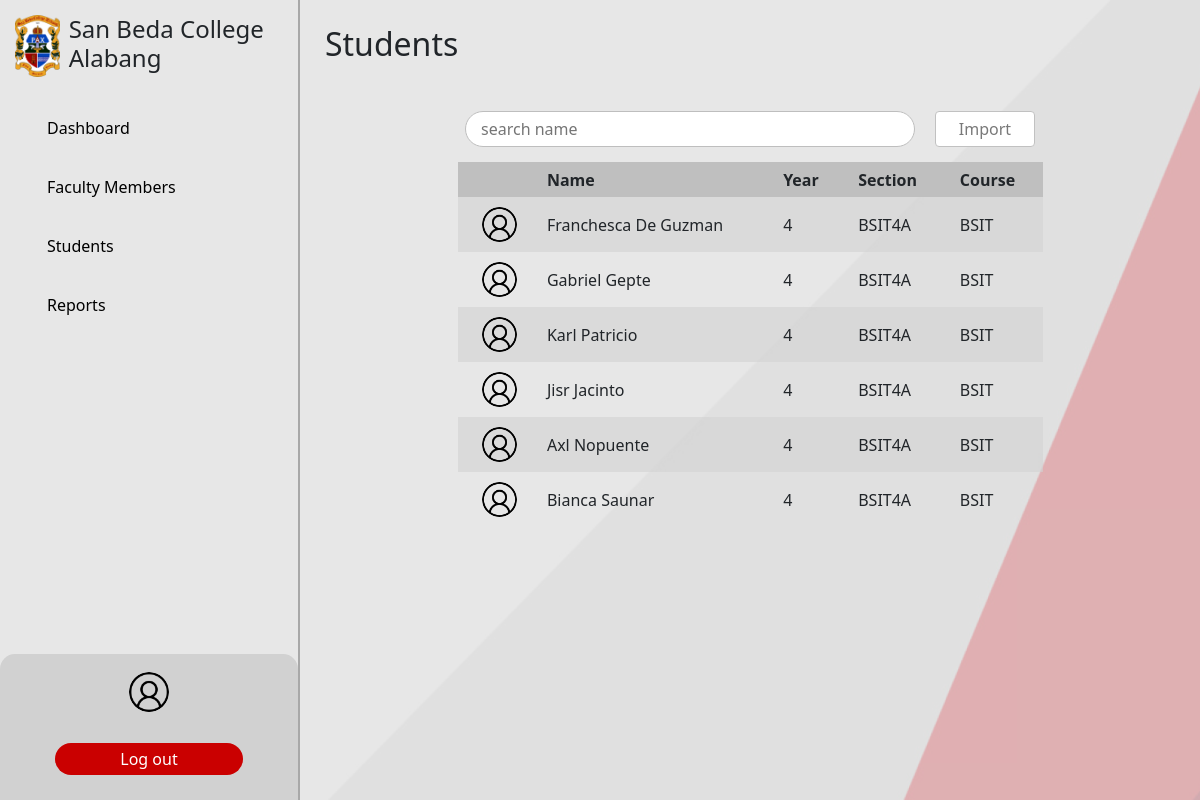
The app's page /admin/index.php?page=students with its own data.
### tables this page shows
CREATE TABLE `student` (
  `student_id` int(50) NOT NULL,
  `year_level` int(11) NOT NULL,
  `course` varchar(150) NOT NULL,
  `section` varchar(50) NOT NULL,
  `data` longtext NOT NULL CHECK (json_valid(`data`)),
  `user_id` int(11) NOT NULL
);

CREATE TABLE `users` (
  `user_id` int(11) NOT NULL,
  `username` varchar(50) NOT NULL,
  `password` varchar(150) NOT NULL,
  `firstname` varchar(150) NOT NULL,
  `lastname` varchar(150) NOT NULL,
  `email` varchar(150) NOT NULL,
  `phone` varchar(150) NOT NULL,
  `role` varchar(50) NOT NULL,
  `photo` longblob DEFAULT NULL
);

### shared/shared-functions.php (called while the page is built, shortened)
    <?php
function studentData(){
    $conn = connection();
    $sql = "SELECT s.user_id, s.student_id, s.year_level, s.course, s.section, u.firstname, u.lastname
    FROM
    student s
    LEFT JOIN
    users u on u.user_id = s.user_id";
    $result = $conn->query($sql);
    return $result;
}
?>

### admin/admin-students.php (the view, shortened to what this page needs)
<?php
include_once $_SERVER['DOCUMENT_ROOT'] . '/capstone2/shared/shared-functions.php';
?>
<main class="d-flex w-100">
  <section class="page-container w-100">
        <header class="page-title flex-start">
            <h2>Students</h2>
        </header>
        <section class="flex-center flex-wrap w-100">
            <input type="text" placeholder="search name" id="txtbx_search"  onkeyup="filterTable()" class="searchbox rounded-pill">
            <button class="rounded custom-btn" data-bs-toggle="modal" data-bs-target="#importstudent">Import</button>
        </section>
        <section class="flex-center">
            <table class="user-table" id="studentTable">
                <thead>
                    <tr>
                        <th></th>
                        <th>Name</th>
                        <th>Year</th>
                        <th>Section</th>
                        <th>Course</th>
                    </tr>
                </thead>
                <tbody>
                    <?php
                    $studentList = studentData();
                    while($row = $studentList->fetch_assoc()){
                        ?>
                        <tr class="table-row" id="<?= $row['user_id']?>">
                        <td class="text-end">
                            <a href="./index.php?page=user&id=<?= $row['user_id']?>">
                                <img src="../assets/images/user.jpg" alt="" class="user-profile" width="35px">
                            </a>
                        </td>
                        <td><?= $row['firstname'] . ' '. $row['lastname']?></td>
                        <td><?= $row['year_level']?></td>
                        <td><?= $row['section']?></td>
                        <td><?= $row['course']?></td>
                    </tr>
                        <?php
                    }
                    ?>
                </tbody>
            </table>
        </section>
    </section>
<?php
include '../shared/modals.php';
?>

### shared/css/components.css (style rules this page uses)
:root { --red: #BC2605; --gray: #CACACA; --button-red: #CA0000; --text-gray: #797979; }
body { width: 100%; height: 100vh; background: url('../../assets/images/background.png'); background-repeat: no-repeat; background-attachment: fixed; background-size: cover; }
main { overflow: hidden; padding-bottom: 100px; }
.flex-center { display: flex !important; justify-content: center !important; align-items: center !important; }
.flex-start { display: flex !important; justify-content: start !important; align-items: center !important; }
button { background-color: var(--button-red); color: white; border: none; margin: 15px 0 !important; padding: 5px 0 !important; width: 100%; }
input[type="text"], input[type="password"], input[type="email"], input[type="tel"] { margin: 5px 0 20px 0; padding: 5px 15px !important; color: #797979; border: 1px solid #BEBEBE; }
.user-profile { border-radius: 50%; }
.page-container { width: 70%; overflow: auto; }
.page-title { padding: 25px; }
.page-title > h2 { margin-right: 15px; }
.custom-btn, .small-btn { width: 100px; margin: auto 10px !important; background-color: #FFFFFF; color: #797979; border: 1px solid #C1C1C1; }
.searchbox { margin: 15px 10px !important; width: 50%; background-color: #FFFFFF; color: #797979; border: 1px solid #C1C1C1; }
table.user-table { width: 65%; max-height: 400px; overflow: auto; }
.user-table th { background-color: #BFBFBF; border-collapse: collapse; padding: 0 15px; height: 35px; }
.user-table td { padding: 0 15px; height: 55px; }
.user-table tr { padding: 0 15px; }
.user-table tr:nth-child(odd) { background-color: rgba(209, 209, 209, 0.6); }
.user-table tr:nth-child(even) { background-color: transparent; }

### admin/index.php (style rules this page uses)
body::before { content: ''; position: absolute; top: 0; left: 0; width: 100%; height: 100%; background-color: rgba(223, 222, 222, 0.73); z-index: -1; }

### records on screen
student: user.firstname "Franchesca", user.lastname "De Guzman", year_level "4", section "BSIT4A", course "BSIT"
student: user.firstname "Gabriel", user.lastname "Gepte", year_level "4", section "BSIT4A", course "BSIT"
student: user.firstname "Karl", user.lastname "Patricio", year_level "4", section "BSIT4A", course "BSIT"
student: user.firstname "Jisr", user.lastname "Jacinto", year_level "4", section "BSIT4A", course "BSIT"
student: user.firstname "Axl", user.lastname "Nopuente", year_level "4", section "BSIT4A", course "BSIT"
student: user.firstname "Bianca", user.lastname "Saunar", year_level "4", section "BSIT4A", course "BSIT"
